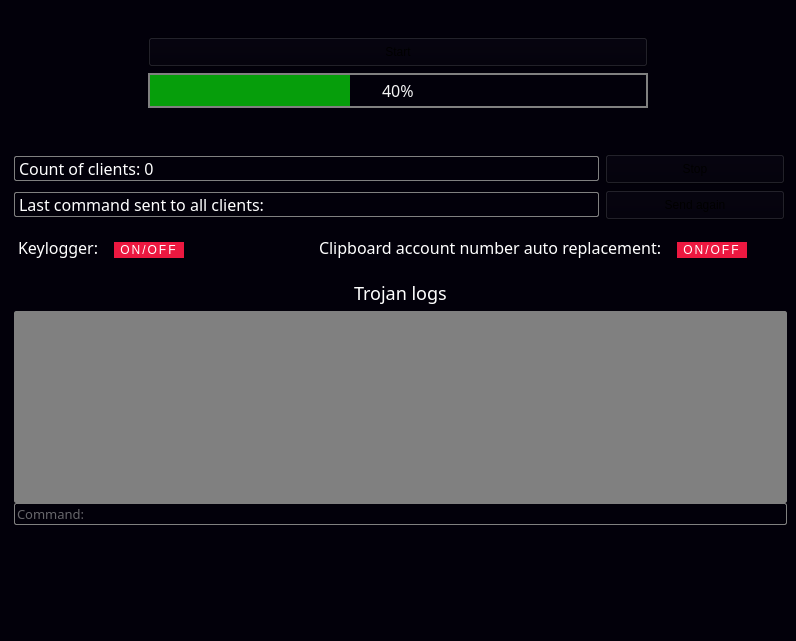
<?xml version="1.0" encoding="UTF-8"?>
<ui version="4.0">
 <class>server</class>
 <widget class="QMainWindow" name="server">
  <property name="geometry">
   <rect>
    <x>0</x>
    <y>0</y>
    <width>796</width>
    <height>641</height>
   </rect>
  </property>
  <property name="sizePolicy">
   <sizepolicy hsizetype="Minimum" vsizetype="Minimum">
    <horstretch>0</horstretch>
    <verstretch>0</verstretch>
   </sizepolicy>
  </property>
  <property name="windowTitle">
   <string>Trojan</string>
  </property>
  <property name="styleSheet">
   <string notr="true">background-color:#02000a;
</string>
  </property>
  <widget class="QWidget" name="centralwidget">
   <layout class="QVBoxLayout" name="verticalLayout_2">
    <item>
     <layout class="QHBoxLayout" name="horizontalLayout_2">
      <item>
       <layout class="QVBoxLayout" name="verticalLayout_5">
        <item>
         <widget class="QLabel" name="labelIpAndPort">
          <property name="sizePolicy">
           <sizepolicy hsizetype="Preferred" vsizetype="Fixed">
            <horstretch>0</horstretch>
            <verstretch>0</verstretch>
           </sizepolicy>
          </property>
          <property name="styleSheet">
           <string notr="true"> font-family: Optima, Segoe, Segoe UI, Candara, Calibri, Arial, sans-serif;
 color:#FFFFFF;
 font-size:16px;
 line-height:1em;
 margin:0 0 0 5px;</string>
          </property>
          <property name="text">
           <string/>
          </property>
          <property name="textFormat">
           <enum>Qt::AutoText</enum>
          </property>
          <property name="alignment">
           <set>Qt::AlignCenter</set>
          </property>
         </widget>
        </item>
        <item>
         <widget class="QPushButton" name="startButton">
          <property name="sizePolicy">
           <sizepolicy hsizetype="Preferred" vsizetype="Fixed">
            <horstretch>0</horstretch>
            <verstretch>0</verstretch>
           </sizepolicy>
          </property>
          <property name="minimumSize">
           <size>
            <width>0</width>
            <height>30</height>
           </size>
          </property>
          <property name="baseSize">
           <size>
            <width>0</width>
            <height>0</height>
           </size>
          </property>
          <property name="styleSheet">
           <string notr="true">QPushButton {
  background-color: #B32428;
  border: 1px solid transparent;
  border-radius: .75rem;
  box-sizing: border-box;
  color: #FFFFFF;
  cursor: pointer;
  flex: 0 0 auto;
  font-family: &quot;Inter var&quot;,ui-sans-serif,system-ui,-apple-system,system-ui,&quot;Segoe UI&quot;,Roboto,&quot;Helvetica Neue&quot;,Arial,&quot;Noto Sans&quot;,sans-serif,&quot;Apple Color Emoji&quot;,&quot;Segoe UI Emoji&quot;,&quot;Segoe UI Symbol&quot;,&quot;Noto Color Emoji&quot;;
  font-size: 1.125rem;
  font-weight: 600;
  line-height: 1.5rem;
  padding: .75rem 1.2rem;
  text-align: center;
  text-decoration: none #6B7280 solid;
  text-decoration-thickness: auto;
  transition-duration: .2s;
  transition-property: background-color,border-color,color,fill,stroke;
  transition-timing-function: cubic-bezier(.4, 0, 0.2, 1);
  user-select: none;
  -webkit-user-select: none;
  touch-action: manipulation;
  width: auto;
}

QPushButton:hover {
  background-color: #374151;
}

QPushButton:focus {
  box-shadow: none;
  outline: 2px solid transparent;
  outline-offset: 2px;
}

@media (min-width: 768px) {
  QPushButton {
    padding: .75rem 1.5rem;
  }
}</string>
          </property>
          <property name="text">
           <string>Start</string>
          </property>
         </widget>
        </item>
        <item>
         <widget class="QProgressBar" name="progressBarServerStart">
          <property name="enabled">
           <bool>true</bool>
          </property>
          <property name="sizePolicy">
           <sizepolicy hsizetype="Minimum" vsizetype="Fixed">
            <horstretch>0</horstretch>
            <verstretch>0</verstretch>
           </sizepolicy>
          </property>
          <property name="autoFillBackground">
           <bool>false</bool>
          </property>
          <property name="styleSheet">
           <string notr="true"> QProgressBar {
	 color: #F5F5F5;
 	 font-family: Optima, Segoe, Segoe UI, Candara, Calibri, Arial, sans-serif;
	 font-size:16px;
     border: 2px solid grey;
     border-radius: 20px;
     text-align: center;
  	 padding: 2rem 4rem;

 }

 QProgressBar::chunk {
    background: 	#069e0b;
     width: 20px;
 }</string>
          </property>
          <property name="minimum">
           <number>0</number>
          </property>
          <property name="value">
           <number>40</number>
          </property>
         </widget>
        </item>
        <item>
         <layout class="QHBoxLayout" name="horizontalLayout">
          <item>
           <spacer name="horizontalSpacer">
            <property name="orientation">
             <enum>Qt::Horizontal</enum>
            </property>
            <property name="sizeType">
             <enum>QSizePolicy::Fixed</enum>
            </property>
            <property name="sizeHint" stdset="0">
             <size>
              <width>250</width>
              <height>40</height>
             </size>
            </property>
           </spacer>
          </item>
          <item>
           <spacer name="horizontalSpacer_2">
            <property name="orientation">
             <enum>Qt::Horizontal</enum>
            </property>
            <property name="sizeType">
             <enum>QSizePolicy::Fixed</enum>
            </property>
            <property name="sizeHint" stdset="0">
             <size>
              <width>250</width>
              <height>40</height>
             </size>
            </property>
           </spacer>
          </item>
         </layout>
        </item>
       </layout>
      </item>
     </layout>
    </item>
    <item>
     <layout class="QGridLayout" name="gridLayout">
      <item row="2" column="0" alignment="Qt::AlignLeft">
       <widget class="QLabel" name="lastCommand">
        <property name="sizePolicy">
         <sizepolicy hsizetype="Fixed" vsizetype="Fixed">
          <horstretch>0</horstretch>
          <verstretch>0</verstretch>
         </sizepolicy>
        </property>
        <property name="minimumSize">
         <size>
          <width>590</width>
          <height>0</height>
         </size>
        </property>
        <property name="baseSize">
         <size>
          <width>0</width>
          <height>0</height>
         </size>
        </property>
        <property name="styleSheet">
         <string notr="true">#lastCommand{
font-family: Optima, Segoe, Segoe UI, Candara, Calibri, Arial, sans-serif;
color:#ffffff;
font-size:16px;
line-height:1em;
margin:0 0 0 5px;
border: 1px solid grey;
border-radius: 2px;
}

#lastCommand:disabled{
background: grey;
}</string>
        </property>
        <property name="text">
         <string>Last command sent to all clients:</string>
        </property>
       </widget>
      </item>
      <item row="3" column="0">
       <spacer name="verticalSpacer_4">
        <property name="orientation">
         <enum>Qt::Vertical</enum>
        </property>
        <property name="sizeType">
         <enum>QSizePolicy::Fixed</enum>
        </property>
        <property name="sizeHint" stdset="0">
         <size>
          <width>20</width>
          <height>10</height>
         </size>
        </property>
       </spacer>
      </item>
      <item row="2" column="1" alignment="Qt::AlignRight">
       <widget class="QPushButton" name="sendAgainBtn">
        <property name="sizePolicy">
         <sizepolicy hsizetype="Fixed" vsizetype="Fixed">
          <horstretch>0</horstretch>
          <verstretch>0</verstretch>
         </sizepolicy>
        </property>
        <property name="minimumSize">
         <size>
          <width>180</width>
          <height>30</height>
         </size>
        </property>
        <property name="maximumSize">
         <size>
          <width>150</width>
          <height>16777215</height>
         </size>
        </property>
        <property name="styleSheet">
         <string notr="true">QPushButton {
  background-color: #111827;
  border: 1px solid transparent;
  border-radius: .75rem;
  color: #FFFFFF;
  font-family: &quot;Inter var&quot;,ui-sans-serif,system-ui,-apple-system,system-ui,&quot;Segoe UI&quot;,Roboto,&quot;Helvetica Neue&quot;,Arial,&quot;Noto Sans&quot;,sans-serif,&quot;Apple Color Emoji&quot;,&quot;Segoe UI Emoji&quot;,&quot;Segoe UI Symbol&quot;,&quot;Noto Color Emoji&quot;;
  font-size: 1.125rem;
  font-weight: 600;
  line-height: 1.5rem;
  padding: .75rem 1.2rem;
  text-align: center;
  text-decoration: none #6B7280 solid;
  text-decoration-thickness: auto;
  user-select: none;
  -webkit-user-select: none;
  touch-action: manipulation;
  width: auto;
}

QPushButton:hover {
  background-color: #374151;
}

QPushButton:focus {
  box-shadow: none;
  outline: 2px solid transparent;
  outline-offset: 2px;
}
QPushButton:disabled{
	background-color:gray;
	border: 2px solid black;
}

@media (min-width: 768px) {
  QPushButton {
    padding: .75rem 1.5rem;
  }
}

</string>
        </property>
        <property name="text">
         <string>Send again</string>
        </property>
       </widget>
      </item>
      <item row="0" column="0">
       <widget class="QLabel" name="countOfClients">
        <property name="sizePolicy">
         <sizepolicy hsizetype="Fixed" vsizetype="Fixed">
          <horstretch>0</horstretch>
          <verstretch>0</verstretch>
         </sizepolicy>
        </property>
        <property name="minimumSize">
         <size>
          <width>590</width>
          <height>0</height>
         </size>
        </property>
        <property name="styleSheet">
         <string notr="true">#countOfClients{
font-family: Optima, Segoe, Segoe UI, Candara, Calibri, Arial, sans-serif;
color:#ffffff;
font-size:16px;
line-height:1em;
margin:0 0 0 5px;
border: 1px solid grey;
border-radius: 2px;
}

#countOfClients:disabled{
background: grey;
}</string>
        </property>
        <property name="frameShape">
         <enum>QFrame::NoFrame</enum>
        </property>
        <property name="midLineWidth">
         <number>1</number>
        </property>
        <property name="text">
         <string>Count of clients: 0</string>
        </property>
        <property name="textFormat">
         <enum>Qt::AutoText</enum>
        </property>
        <property name="scaledContents">
         <bool>false</bool>
        </property>
        <property name="alignment">
         <set>Qt::AlignLeading|Qt::AlignLeft|Qt::AlignVCenter</set>
        </property>
       </widget>
      </item>
      <item row="0" column="1">
       <widget class="QPushButton" name="stopClientsConnectionBtn">
        <property name="sizePolicy">
         <sizepolicy hsizetype="Fixed" vsizetype="Fixed">
          <horstretch>0</horstretch>
          <verstretch>0</verstretch>
         </sizepolicy>
        </property>
        <property name="minimumSize">
         <size>
          <width>180</width>
          <height>30</height>
         </size>
        </property>
        <property name="styleSheet">
         <string notr="true">QPushButton {
  background-color: #111827;
  border: 1px solid transparent;
  border-radius: .75rem;
  box-sizing: border-box;
  color: #FFFFFF;
  cursor: pointer;
  flex: 0 0 auto;
  font-family: &quot;Inter var&quot;,ui-sans-serif,system-ui,-apple-system,system-ui,&quot;Segoe UI&quot;,Roboto,&quot;Helvetica Neue&quot;,Arial,&quot;Noto Sans&quot;,sans-serif,&quot;Apple Color Emoji&quot;,&quot;Segoe UI Emoji&quot;,&quot;Segoe UI Symbol&quot;,&quot;Noto Color Emoji&quot;;
  font-size: 1.125rem;
  font-weight: 600;
  line-height: 1.5rem;
  padding: .75rem 1.2rem;
  text-align: center;
  text-decoration: none #6B7280 solid;
  text-decoration-thickness: auto;
  width: auto;
}

QPushButton:hover {
  background-color: #374151;
}

QPushButton:focus {
  box-shadow: none;
  outline: 2px solid transparent;
  outline-offset: 2px;
}
QPushButton:disabled{
	background-color:gray;
	border: 2px solid black;
}
@media (min-width: 768px) {
  QPushButton {
    padding: .75rem 1.5rem;
  }
}</string>
        </property>
        <property name="text">
         <string>Stop</string>
        </property>
       </widget>
      </item>
     </layout>
    </item>
    <item>
     <layout class="QVBoxLayout" name="verticalLayout_3">
      <item>
       <layout class="QHBoxLayout" name="horizontalLayout_3">
        <property name="topMargin">
         <number>0</number>
        </property>
        <item>
         <widget class="QLabel" name="keyLoggerLabel">
          <property name="styleSheet">
           <string notr="true">#keyLoggerLabel{
font-family: Optima, Segoe, Segoe UI, Candara, Calibri, Arial, sans-serif;
color:#ffffff;
font-size:16px;
line-height:1em;
margin:0px 5px 5px 5px;
border-radius: 2px;
}

#keyLoggerLabel:disabled{
background: grey;
}</string>
          </property>
          <property name="text">
           <string>Keylogger:</string>
          </property>
         </widget>
        </item>
        <item>
         <widget class="QPushButton" name="keyLogger">
          <property name="sizePolicy">
           <sizepolicy hsizetype="Fixed" vsizetype="Fixed">
            <horstretch>0</horstretch>
            <verstretch>0</verstretch>
           </sizepolicy>
          </property>
          <property name="styleSheet">
           <string notr="true">
#keyLogger:checked{
background-color:rgb(170, 255, 0);
border: 1px solid rgb(170, 255, 0);
color:black;
}

#keyLogger {
  background: #ec1840;
  line-height: 60px;
  letter-spacing: 2px;
  text-decoration: none;
  text-transform: uppercase;
  text-align: center;
  color: #fff;
  trasnition: 0.5s;
  border: 1px solid #ec1840
}
#keyLogger:hover {
  border: 1px solid grey;
}
#keyLogger:last-of-type {
  border: 1px solid #7a18ec;
}

#keyLogger:disabled{
	background-color:gray;
	border: 2px solid black;
}</string>
          </property>
          <property name="text">
           <string notr="true"> ON/OFF </string>
          </property>
          <property name="checkable">
           <bool>true</bool>
          </property>
         </widget>
        </item>
        <item>
         <spacer name="horizontalSpacer_3">
          <property name="orientation">
           <enum>Qt::Horizontal</enum>
          </property>
          <property name="sizeHint" stdset="0">
           <size>
            <width>40</width>
            <height>20</height>
           </size>
          </property>
         </spacer>
        </item>
        <item>
         <widget class="QLabel" name="clipboardLabel">
          <property name="styleSheet">
           <string notr="true">#clipboardLabel{
font-family: Optima, Segoe, Segoe UI, Candara, Calibri, Arial, sans-serif;
color:#ffffff;
font-size:16px;
line-height:1em;
margin:0px 5px 5px 5px;
border-radius: 2px;
}

#clipboardLabel:disabled{
background: grey;
}</string>
          </property>
          <property name="text">
           <string>Clipboard account number auto replacement:</string>
          </property>
         </widget>
        </item>
        <item>
         <widget class="QPushButton" name="clipboardReplace">
          <property name="styleSheet">
           <string notr="true">#clipboardReplace:checked{
background-color:rgb(170, 255, 0);
border: 1px solid rgb(170, 255, 0);
color:black;
}

#clipboardReplace {
  background: #ec1840;
  line-height: 60px;
  letter-spacing: 2px;
  text-decoration: none;
  text-transform: uppercase;
  text-align: center;
  color: #fff;
  trasnition: 0.5s;
  border: 1px solid #ec1840
}
#clipboardReplace:hover {
  border: 1px solid grey;
}
#clipboardReplace:last-of-type {
  border: 1px solid #7a18ec;
}
#clipboardReplace:disabled{
	background-color:gray;
	border: 2px solid black;
}
</string>
          </property>
          <property name="text">
           <string> ON/OFF </string>
          </property>
          <property name="checkable">
           <bool>true</bool>
          </property>
         </widget>
        </item>
        <item>
         <spacer name="horizontalSpacer_4">
          <property name="orientation">
           <enum>Qt::Horizontal</enum>
          </property>
          <property name="sizeType">
           <enum>QSizePolicy::Preferred</enum>
          </property>
          <property name="sizeHint" stdset="0">
           <size>
            <width>40</width>
            <height>20</height>
           </size>
          </property>
         </spacer>
        </item>
       </layout>
      </item>
     </layout>
    </item>
    <item>
     <layout class="QVBoxLayout" name="verticalLayout">
      <property name="spacing">
       <number>0</number>
      </property>
      <property name="sizeConstraint">
       <enum>QLayout::SetMaximumSize</enum>
      </property>
      <property name="topMargin">
       <number>0</number>
      </property>
      <property name="rightMargin">
       <number>0</number>
      </property>
      <item>
       <spacer name="verticalSpacer_2">
        <property name="orientation">
         <enum>Qt::Vertical</enum>
        </property>
        <property name="sizeType">
         <enum>QSizePolicy::Fixed</enum>
        </property>
        <property name="sizeHint" stdset="0">
         <size>
          <width>20</width>
          <height>10</height>
         </size>
        </property>
       </spacer>
      </item>
      <item alignment="Qt::AlignHCenter|Qt::AlignVCenter">
       <widget class="QLabel" name="consoleLogLabel">
        <property name="sizePolicy">
         <sizepolicy hsizetype="Fixed" vsizetype="Fixed">
          <horstretch>0</horstretch>
          <verstretch>0</verstretch>
         </sizepolicy>
        </property>
        <property name="styleSheet">
         <string notr="true">#consoleLogLabel{
font-family: Optima, Segoe, Segoe UI, Candara, Calibri, Arial, sans-serif;
color:#ffffff;
font-size:18px;
line-height:1em;
margin:0 0 0 5px;
border-radius: 2px;
}

#consoleLogLabel:disabled{
background: grey;
}</string>
        </property>
        <property name="text">
         <string>Trojan logs</string>
        </property>
       </widget>
      </item>
      <item>
       <spacer name="verticalSpacer_3">
        <property name="orientation">
         <enum>Qt::Vertical</enum>
        </property>
        <property name="sizeType">
         <enum>QSizePolicy::Fixed</enum>
        </property>
        <property name="sizeHint" stdset="0">
         <size>
          <width>20</width>
          <height>5</height>
         </size>
        </property>
       </spacer>
      </item>
      <item>
       <widget class="QPlainTextEdit" name="consoleLog">
        <property name="enabled">
         <bool>false</bool>
        </property>
        <property name="sizePolicy">
         <sizepolicy hsizetype="Expanding" vsizetype="Fixed">
          <horstretch>0</horstretch>
          <verstretch>0</verstretch>
         </sizepolicy>
        </property>
        <property name="cursor" stdset="0">
         <cursorShape>IBeamCursor</cursorShape>
        </property>
        <property name="styleSheet">
         <string notr="true">#consoleLog{
 font-family: Optima, Segoe, Segoe UI, Candara, Calibri, Arial, sans-serif;
 color:white;
 font-size:12px;
 line-height:1em;
 margin:0 0 0 5px;
border: 1px solid grey;
border-radius: 2px;
background:#282828;
}

#consoleLog:disabled{
background: gray;
}</string>
        </property>
        <property name="readOnly">
         <bool>true</bool>
        </property>
        <property name="plainText">
         <string notr="true"/>
        </property>
        <property name="overwriteMode">
         <bool>false</bool>
        </property>
        <property name="backgroundVisible">
         <bool>false</bool>
        </property>
        <property name="centerOnScroll">
         <bool>true</bool>
        </property>
       </widget>
      </item>
      <item>
       <widget class="QLineEdit" name="input">
        <property name="autoFillBackground">
         <bool>false</bool>
        </property>
        <property name="styleSheet">
         <string notr="true"> font-family: Optima, Segoe, Segoe UI, Candara, Calibri, Arial, sans-serif;
 color:#cccccc;
 font-size:13px;
 line-height:1em;
 margin:0 0 0 5px;
border: 1px solid grey;
border-radius: 2px;</string>
        </property>
        <property name="inputMethodHints">
         <set>Qt::ImhNone</set>
        </property>
        <property name="placeholderText">
         <string>Command:</string>
        </property>
        <property name="cursorMoveStyle">
         <enum>Qt::LogicalMoveStyle</enum>
        </property>
        <property name="clearButtonEnabled">
         <bool>true</bool>
        </property>
       </widget>
      </item>
      <item>
       <spacer name="verticalSpacer">
        <property name="orientation">
         <enum>Qt::Vertical</enum>
        </property>
        <property name="sizeType">
         <enum>QSizePolicy::MinimumExpanding</enum>
        </property>
        <property name="sizeHint" stdset="0">
         <size>
          <width>20</width>
          <height>80</height>
         </size>
        </property>
       </spacer>
      </item>
     </layout>
    </item>
   </layout>
  </widget>
  <widget class="QMenuBar" name="menubar">
   <property name="geometry">
    <rect>
     <x>0</x>
     <y>0</y>
     <width>796</width>
     <height>22</height>
    </rect>
   </property>
  </widget>
  <widget class="QStatusBar" name="statusbar"/>
 </widget>
 <tabstops>
  <tabstop>stopClientsConnectionBtn</tabstop>
 </tabstops>
 <resources/>
 <connections/>
</ui>
